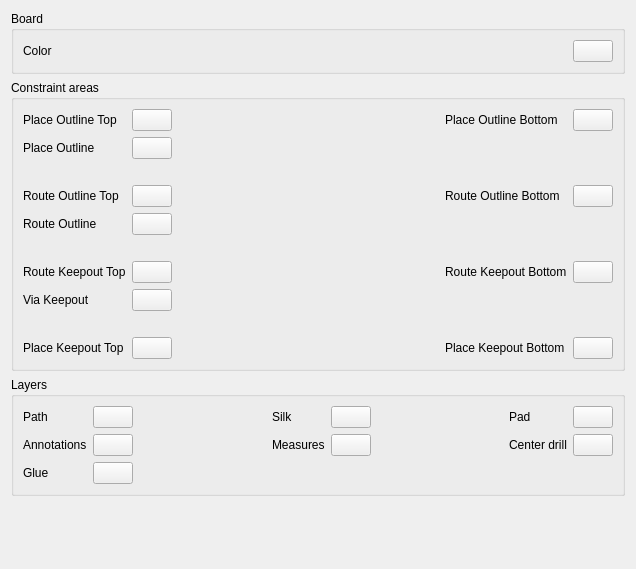
<?xml version="1.0" encoding="UTF-8"?>
<ui version="4.0">
 <class>Form</class>
 <widget class="QWidget" name="Form">
  <property name="geometry">
   <rect>
    <x>0</x>
    <y>0</y>
    <width>636</width>
    <height>569</height>
   </rect>
  </property>
  <property name="windowTitle">
   <string>Colors</string>
  </property>
  <layout class="QVBoxLayout" name="verticalLayout">
   <item>
    <widget class="QGroupBox" name="groupBox">
     <property name="title">
      <string>Board</string>
     </property>
     <layout class="QGridLayout" name="gridLayout_4">
      <item row="0" column="0">
       <layout class="QGridLayout" name="gridLayout_3">
        <item row="0" column="2">
         <widget class="Gui::PrefColorButton" name="gui::prefcolorbutton_1">
          <property name="toolTip">
           <string>Set board color</string>
          </property>
          <property name="color" stdset="0">
           <color>
            <red>79</red>
            <green>145</green>
            <blue>13</blue>
           </color>
          </property>
          <property name="prefEntry" stdset="0">
           <cstring>boardColor</cstring>
          </property>
          <property name="prefPath" stdset="0">
           <cstring>Mod/PCB</cstring>
          </property>
         </widget>
        </item>
        <item row="0" column="0">
         <widget class="QLabel" name="label_8">
          <property name="text">
           <string>Color</string>
          </property>
         </widget>
        </item>
        <item row="0" column="1">
         <spacer name="horizontalSpacer_2">
          <property name="orientation">
           <enum>Qt::Horizontal</enum>
          </property>
          <property name="sizeHint" stdset="0">
           <size>
            <width>40</width>
            <height>20</height>
           </size>
          </property>
         </spacer>
        </item>
       </layout>
      </item>
     </layout>
    </widget>
   </item>
   <item>
    <widget class="QGroupBox" name="groupBox_2">
     <property name="title">
      <string>Constraint areas</string>
     </property>
     <layout class="QGridLayout" name="gridLayout_2">
      <item row="0" column="0">
       <layout class="QGridLayout" name="gridLayout">
        <item row="8" column="0">
         <widget class="QLabel" name="label_5">
          <property name="text">
           <string>Route Keepout Top</string>
          </property>
         </widget>
        </item>
        <item row="9" column="0">
         <widget class="QLabel" name="label_6">
          <property name="text">
           <string>Via Keepout</string>
          </property>
         </widget>
        </item>
        <item row="5" column="4">
         <widget class="Gui::PrefColorButton" name="gui::prefcolorbutton_2">
          <property name="color" stdset="0">
           <color>
            <red>0</red>
            <green>0</green>
            <blue>255</blue>
           </color>
          </property>
          <property name="prefEntry" stdset="0">
           <cstring>bRouteOutlineColor</cstring>
          </property>
          <property name="prefPath" stdset="0">
           <cstring>Mod/PCB</cstring>
          </property>
         </widget>
        </item>
        <item row="2" column="0">
         <widget class="QLabel" name="label_3">
          <property name="text">
           <string>Place Outline Top</string>
          </property>
         </widget>
        </item>
        <item row="3" column="0">
         <widget class="QLabel" name="label_2">
          <property name="text">
           <string>Place Outline</string>
          </property>
         </widget>
        </item>
        <item row="2" column="2">
         <spacer name="horizontalSpacer">
          <property name="orientation">
           <enum>Qt::Horizontal</enum>
          </property>
          <property name="sizeHint" stdset="0">
           <size>
            <width>40</width>
            <height>20</height>
           </size>
          </property>
         </spacer>
        </item>
        <item row="3" column="1">
         <widget class="Gui::PrefColorButton" name="gui::prefcolorbutton_10">
          <property name="color" stdset="0">
           <color>
            <red>0</red>
            <green>0</green>
            <blue>0</blue>
           </color>
          </property>
          <property name="prefEntry" stdset="0">
           <cstring>vPlaceOutlineColor</cstring>
          </property>
          <property name="prefPath" stdset="0">
           <cstring>Mod/PCB</cstring>
          </property>
         </widget>
        </item>
        <item row="6" column="1">
         <widget class="Gui::PrefColorButton" name="gui::prefcolorbutton_4">
          <property name="color" stdset="0">
           <color>
            <red>0</red>
            <green>0</green>
            <blue>0</blue>
           </color>
          </property>
          <property name="prefEntry" stdset="0">
           <cstring>vRouteOutlineColor</cstring>
          </property>
          <property name="prefPath" stdset="0">
           <cstring>Mod/PCB</cstring>
          </property>
         </widget>
        </item>
        <item row="11" column="4">
         <widget class="Gui::PrefColorButton" name="gui::prefcolorbutton_12">
          <property name="color" stdset="0">
           <color>
            <red>0</red>
            <green>0</green>
            <blue>255</blue>
           </color>
          </property>
          <property name="prefEntry" stdset="0">
           <cstring>bPlaceKeepoutColor</cstring>
          </property>
          <property name="prefPath" stdset="0">
           <cstring>Mod/PCB</cstring>
          </property>
         </widget>
        </item>
        <item row="8" column="4">
         <widget class="Gui::PrefColorButton" name="gui::prefcolorbutton_5">
          <property name="color" stdset="0">
           <color>
            <red>0</red>
            <green>0</green>
            <blue>255</blue>
           </color>
          </property>
          <property name="prefEntry" stdset="0">
           <cstring>bRouteKeepoutColor</cstring>
          </property>
          <property name="prefPath" stdset="0">
           <cstring>Mod/PCB</cstring>
          </property>
         </widget>
        </item>
        <item row="11" column="1">
         <widget class="Gui::PrefColorButton" name="gui::prefcolorbutton_11">
          <property name="color" stdset="0">
           <color>
            <red>255</red>
            <green>0</green>
            <blue>0</blue>
           </color>
          </property>
          <property name="prefEntry" stdset="0">
           <cstring>tPlaceKeepoutColor</cstring>
          </property>
          <property name="prefPath" stdset="0">
           <cstring>Mod/PCB</cstring>
          </property>
         </widget>
        </item>
        <item row="9" column="1">
         <widget class="Gui::PrefColorButton" name="gui::prefcolorbutton_6">
          <property name="color" stdset="0">
           <color>
            <red>0</red>
            <green>0</green>
            <blue>0</blue>
           </color>
          </property>
          <property name="prefEntry" stdset="0">
           <cstring>vRouteKeepoutColor</cstring>
          </property>
          <property name="prefPath" stdset="0">
           <cstring>Mod/PCB</cstring>
          </property>
         </widget>
        </item>
        <item row="5" column="0">
         <widget class="QLabel" name="label_4">
          <property name="text">
           <string>Route Outline Top</string>
          </property>
         </widget>
        </item>
        <item row="2" column="1">
         <widget class="Gui::PrefColorButton" name="gui::prefcolorbutton_7">
          <property name="color" stdset="0">
           <color>
            <red>255</red>
            <green>0</green>
            <blue>0</blue>
           </color>
          </property>
          <property name="prefEntry" stdset="0">
           <cstring>tPlaceOutlineColor</cstring>
          </property>
          <property name="prefPath" stdset="0">
           <cstring>Mod/PCB</cstring>
          </property>
         </widget>
        </item>
        <item row="2" column="4">
         <widget class="Gui::PrefColorButton" name="gui::prefcolorbutton_3">
          <property name="color" stdset="0">
           <color>
            <red>0</red>
            <green>0</green>
            <blue>255</blue>
           </color>
          </property>
          <property name="prefEntry" stdset="0">
           <cstring>bPlaceOutlineColor</cstring>
          </property>
          <property name="prefPath" stdset="0">
           <cstring>Mod/PCB</cstring>
          </property>
         </widget>
        </item>
        <item row="8" column="3">
         <widget class="QLabel" name="label_16">
          <property name="toolTip">
           <string>Set board color</string>
          </property>
          <property name="text">
           <string>Route Keepout Bottom</string>
          </property>
          <property name="color" stdset="0">
           <color>
            <red>79</red>
            <green>145</green>
            <blue>13</blue>
           </color>
          </property>
          <property name="prefEntry" stdset="0">
           <cstring>boardColor</cstring>
          </property>
          <property name="prefPath" stdset="0">
           <cstring>Mod/PCB</cstring>
          </property>
         </widget>
        </item>
        <item row="5" column="1">
         <widget class="Gui::PrefColorButton" name="gui::prefcolorbutton_8">
          <property name="color" stdset="0">
           <color>
            <red>255</red>
            <green>0</green>
            <blue>0</blue>
           </color>
          </property>
          <property name="prefEntry" stdset="0">
           <cstring>tRouteOutlineColor</cstring>
          </property>
          <property name="prefPath" stdset="0">
           <cstring>Mod/PCB</cstring>
          </property>
         </widget>
        </item>
        <item row="2" column="3">
         <widget class="QLabel" name="label_14">
          <property name="text">
           <string>Place Outline Bottom</string>
          </property>
         </widget>
        </item>
        <item row="8" column="1">
         <widget class="Gui::PrefColorButton" name="gui::prefcolorbutton_9">
          <property name="color" stdset="0">
           <color>
            <red>255</red>
            <green>0</green>
            <blue>0</blue>
           </color>
          </property>
          <property name="prefEntry" stdset="0">
           <cstring>tRouteKeepoutColor</cstring>
          </property>
          <property name="prefPath" stdset="0">
           <cstring>Mod/PCB</cstring>
          </property>
         </widget>
        </item>
        <item row="5" column="3">
         <widget class="QLabel" name="label_15">
          <property name="text">
           <string>Route Outline Bottom</string>
          </property>
         </widget>
        </item>
        <item row="11" column="0">
         <widget class="QLabel" name="label">
          <property name="text">
           <string>Place Keepout Top</string>
          </property>
         </widget>
        </item>
        <item row="11" column="3">
         <widget class="QLabel" name="label_12">
          <property name="text">
           <string>Place Keepout Bottom</string>
          </property>
         </widget>
        </item>
        <item row="6" column="0">
         <widget class="QLabel" name="label_7">
          <property name="text">
           <string>Route Outline</string>
          </property>
         </widget>
        </item>
        <item row="7" column="0">
         <spacer name="verticalSpacer_2">
          <property name="orientation">
           <enum>Qt::Vertical</enum>
          </property>
          <property name="sizeHint" stdset="0">
           <size>
            <width>20</width>
            <height>20</height>
           </size>
          </property>
         </spacer>
        </item>
        <item row="4" column="0">
         <spacer name="verticalSpacer">
          <property name="orientation">
           <enum>Qt::Vertical</enum>
          </property>
          <property name="sizeHint" stdset="0">
           <size>
            <width>20</width>
            <height>20</height>
           </size>
          </property>
         </spacer>
        </item>
        <item row="10" column="0">
         <spacer name="verticalSpacer_3">
          <property name="orientation">
           <enum>Qt::Vertical</enum>
          </property>
          <property name="sizeHint" stdset="0">
           <size>
            <width>20</width>
            <height>20</height>
           </size>
          </property>
         </spacer>
        </item>
       </layout>
      </item>
     </layout>
    </widget>
   </item>
   <item>
    <widget class="QGroupBox" name="groupBox_3">
     <property name="title">
      <string>Layers</string>
     </property>
     <layout class="QGridLayout" name="gridLayout_6">
      <item row="0" column="0">
       <layout class="QGridLayout" name="gridLayout_5">
        <item row="1" column="4">
         <widget class="QLabel" name="label_17">
          <property name="text">
           <string>Measures</string>
          </property>
         </widget>
        </item>
        <item row="0" column="7">
         <widget class="QLabel" name="label_9">
          <property name="text">
           <string>Pad</string>
          </property>
         </widget>
        </item>
        <item row="1" column="8">
         <widget class="Gui::PrefColorButton" name="gui::prefcolorbutton_14">
          <property name="color" stdset="0">
           <color>
            <red>255</red>
            <green>255</green>
            <blue>255</blue>
           </color>
          </property>
          <property name="prefEntry" stdset="0">
           <cstring>CenterDrillColor</cstring>
          </property>
          <property name="prefPath" stdset="0">
           <cstring>Mod/PCB</cstring>
          </property>
         </widget>
        </item>
        <item row="0" column="2">
         <widget class="Gui::PrefColorButton" name="gui::prefcolorbutton_12">
          <property name="color" stdset="0">
           <color>
            <red>0</red>
            <green>107</green>
            <blue>0</blue>
           </color>
          </property>
          <property name="prefEntry" stdset="0">
           <cstring>PathColor</cstring>
          </property>
          <property name="prefPath" stdset="0">
           <cstring>Mod/PCB</cstring>
          </property>
         </widget>
        </item>
        <item row="0" column="3">
         <spacer name="horizontalSpacer_3">
          <property name="orientation">
           <enum>Qt::Horizontal</enum>
          </property>
          <property name="sizeHint" stdset="0">
           <size>
            <width>40</width>
            <height>20</height>
           </size>
          </property>
         </spacer>
        </item>
        <item row="1" column="7">
         <widget class="QLabel" name="label_13">
          <property name="text">
           <string>Center drill</string>
          </property>
         </widget>
        </item>
        <item row="0" column="0">
         <widget class="QLabel" name="label_11">
          <property name="text">
           <string>Path</string>
          </property>
         </widget>
        </item>
        <item row="0" column="8">
         <widget class="Gui::PrefColorButton" name="gui::prefcolorbutton_11">
          <property name="color" stdset="0">
           <color>
            <red>184</red>
            <green>115</green>
            <blue>51</blue>
           </color>
          </property>
          <property name="prefEntry" stdset="0">
           <cstring>PadColor</cstring>
          </property>
          <property name="prefPath" stdset="0">
           <cstring>Mod/PCB</cstring>
          </property>
         </widget>
        </item>
        <item row="0" column="4">
         <widget class="QLabel" name="label_10">
          <property name="text">
           <string>Silk</string>
          </property>
         </widget>
        </item>
        <item row="0" column="5">
         <widget class="Gui::PrefColorButton" name="gui::prefcolorbutton_13">
          <property name="color" stdset="0">
           <color>
            <red>255</red>
            <green>255</green>
            <blue>255</blue>
           </color>
          </property>
          <property name="prefEntry" stdset="0">
           <cstring>SilkColor</cstring>
          </property>
          <property name="prefPath" stdset="0">
           <cstring>Mod/PCB</cstring>
          </property>
         </widget>
        </item>
        <item row="0" column="6">
         <spacer name="horizontalSpacer_4">
          <property name="orientation">
           <enum>Qt::Horizontal</enum>
          </property>
          <property name="sizeHint" stdset="0">
           <size>
            <width>40</width>
            <height>20</height>
           </size>
          </property>
         </spacer>
        </item>
        <item row="1" column="0">
         <widget class="QLabel" name="label_18">
          <property name="text">
           <string>Annotations</string>
          </property>
         </widget>
        </item>
        <item row="1" column="2">
         <widget class="Gui::PrefColorButton" name="gui::prefcolorbutton_16">
          <property name="color" stdset="0">
           <color>
            <red>0</red>
            <green>0</green>
            <blue>0</blue>
           </color>
          </property>
          <property name="prefEntry" stdset="0">
           <cstring>AnnotationsColor</cstring>
          </property>
          <property name="prefPath" stdset="0">
           <cstring>Mod/PCB</cstring>
          </property>
         </widget>
        </item>
        <item row="1" column="5">
         <widget class="Gui::PrefColorButton" name="gui::prefcolorbutton_15">
          <property name="color" stdset="0">
           <color>
            <red>112</red>
            <green>0</green>
            <blue>0</blue>
           </color>
          </property>
          <property name="prefEntry" stdset="0">
           <cstring>MeasuresColor</cstring>
          </property>
          <property name="prefPath" stdset="0">
           <cstring>Mod/PCB</cstring>
          </property>
         </widget>
        </item>
        <item row="2" column="0">
         <widget class="QLabel" name="label_19">
          <property name="text">
           <string>Glue</string>
          </property>
         </widget>
        </item>
        <item row="2" column="2">
         <widget class="Gui::PrefColorButton" name="gui::prefcolorbutton_17">
          <property name="color" stdset="0">
           <color>
            <red>255</red>
            <green>183</green>
            <blue>183</blue>
           </color>
          </property>
          <property name="prefEntry" stdset="0">
           <cstring>GlueColor</cstring>
          </property>
          <property name="prefPath" stdset="0">
           <cstring>Mod/PCB</cstring>
          </property>
         </widget>
        </item>
       </layout>
      </item>
     </layout>
    </widget>
   </item>
   <item>
    <spacer name="verticalSpacer_4">
     <property name="orientation">
      <enum>Qt::Vertical</enum>
     </property>
     <property name="sizeHint" stdset="0">
      <size>
       <width>20</width>
       <height>40</height>
      </size>
     </property>
    </spacer>
   </item>
  </layout>
 </widget>
 <customwidgets>
  <customwidget>
   <class>Gui::ColorButton</class>
   <extends>QPushButton</extends>
   <header>Gui/Widgets.h</header>
  </customwidget>
  <customwidget>
   <class>Gui::PrefColorButton</class>
   <extends>Gui::ColorButton</extends>
   <header>Gui/PrefWidgets.h</header>
  </customwidget>
 </customwidgets>
 <resources/>
 <connections/>
</ui>
